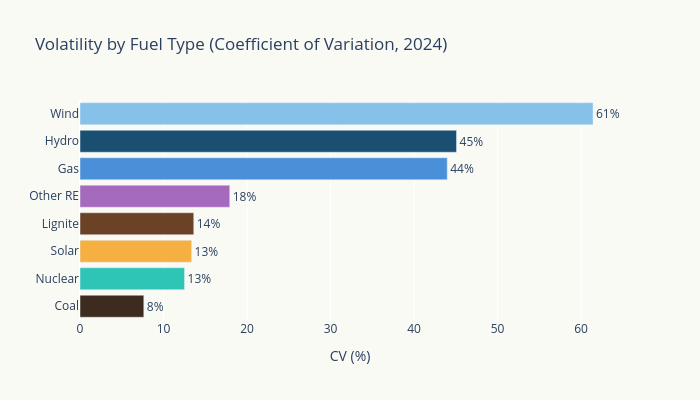

The code cell stored with this chart in its notebook:
### Markdown cell above
## 2. The Volatility Story

**Coefficient of Variation (CV)** tells us which sources are steady vs wild. A CV of 10% means very stable; 50%+ means highly variable.

### Code cell
cv_data = pd.DataFrame({
    'fuel': fuel_labels,
    'cv': [df24[c].std() / df24[c].mean() * 100 for c in fuel_cols],
    'color': [palette[c] for c in fuel_cols],
}).sort_values('cv', ascending=True)

fig = go.Figure(go.Bar(
    y=cv_data['fuel'], x=cv_data['cv'],
    orientation='h',
    marker_color=cv_data['color'],
    text=[f'{v:.0f}%' for v in cv_data['cv']],
    textposition='outside',
))

fig.update_layout(
    title='Volatility by Fuel Type (Coefficient of Variation, 2024)',
    xaxis_title='CV (%)',
    plot_bgcolor='#FAFAF5', paper_bgcolor='#FAFAF5',
    height=400, width=700,
)
fig.show()

print('\nInterpretation:')
print('  Nuclear is the metronome — almost constant output every day.')
print('  Coal is surprisingly steady too — it\'s the baseload backbone.')
print('  Wind is the wildcard — swings massively with the monsoon.')
print('  Hydro has huge seasonal range but follows a predictable pattern.')

### Figure 1 — Plotly figure (JSON) as saved in the notebook; plotly's stock layout.template omitted (floating-point values rounded to 4 significant figures)
{"data": [{"marker": {"color": ["#3D2B1F", "#2EC4B6", "#F5B041", "#6B4226", "#A569BD", "#4A90D9", "#1B4F72", "#85C1E9"]}, "orientation": "h", "text": ["8%", "13%", "13%", "14%", "18%", "44%", "45%", "61%"], "textposition": "outside", "type": "bar", "x": [7.641, 12.52, 13.36, 13.62, 17.93, 43.98, 45.09, 61.44], "y": ["Coal", "Nuclear", "Solar", "Lignite", "Other RE", "Gas", "Hydro", "Wind"]}], "layout": {"height": 400, "paper_bgcolor": "#FAFAF5", "plot_bgcolor": "#FAFAF5", "title": {"text": "Volatility by Fuel Type (Coefficient of Variation, 2024)"}, "width": 700, "xaxis": {"title": {"text": "CV (%)"}}}}
